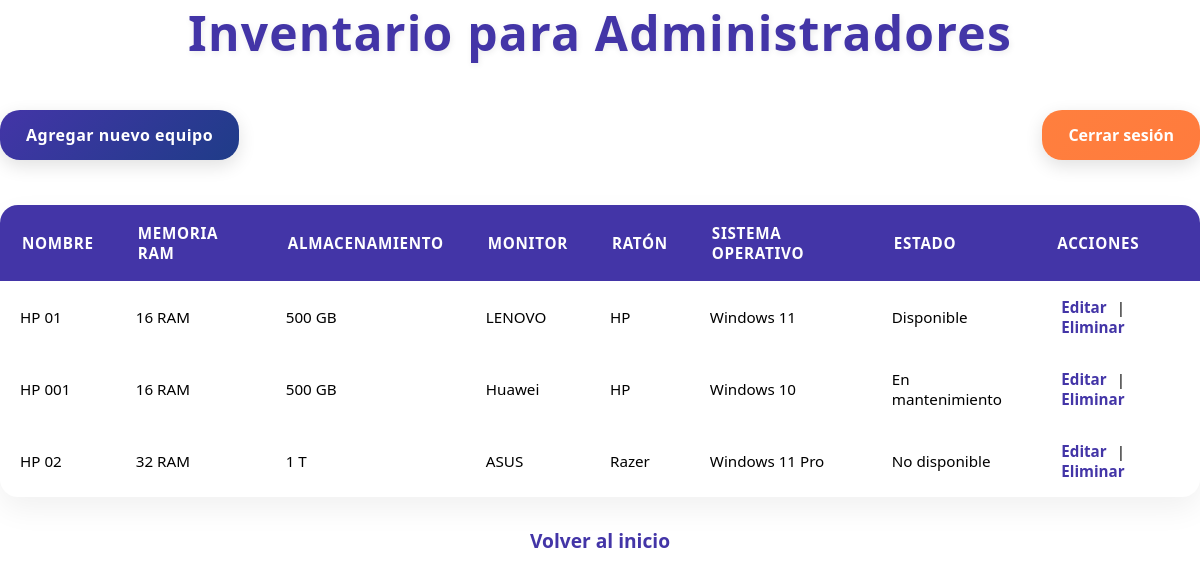
The app's page /inventario_admin/ (signed in), older data.
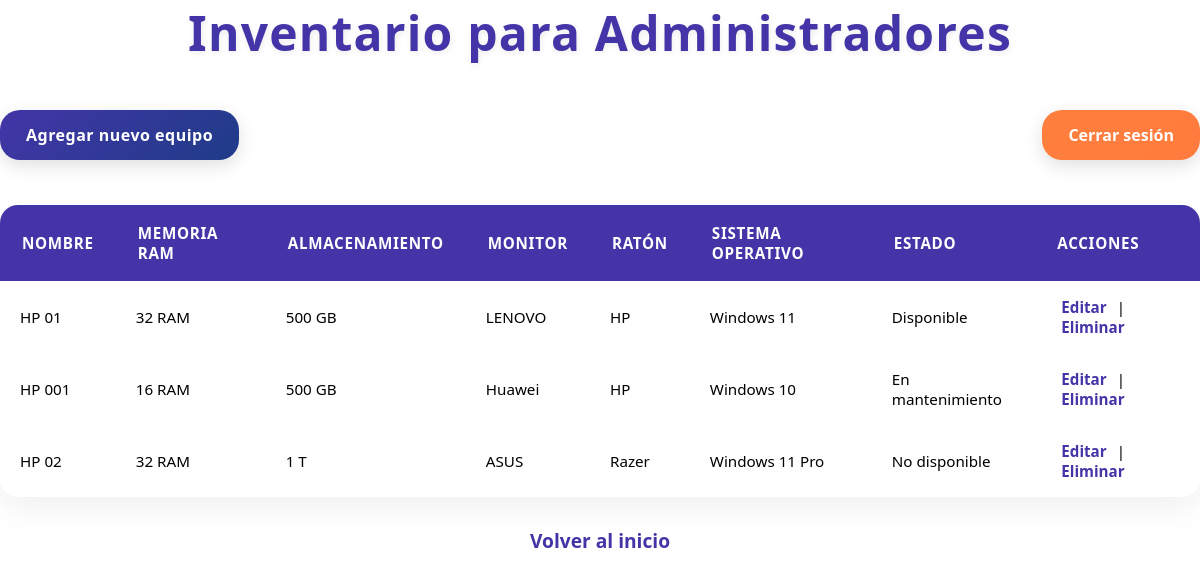
The same page, newer data.
### equipos/models.py (models this page shows, shortened)
class Equipo(models.Model):
    nombre = models.CharField(max_length=100)
    memoria_ram = models.CharField(max_length=50)
    almacenamiento = models.CharField(max_length=50)
    monitor = models.CharField(max_length=100)
    raton = models.CharField(max_length=100)
    sistema_operativo = models.CharField(max_length=100)
    estado = models.CharField(max_length=20, choices=ESTADO_CHOICES, default='disponible')

### equipos/views.py (the view)
# urls.py: path('inventario_admin/', views.inventario_admin, name='inventario_admin'),
@login_required
@permission_required('equipos.view_equipo', raise_exception=True)
def inventario_admin(request):
    equipos = Equipo.objects.all()
    return render(request, 'equipos/inventario_admin.html', {'equipos': equipos})

### equipos/templates/equipos/inventario_admin.html (shortened to what this page needs)
<!DOCTYPE html>
<html>
<head>
    {% load static %}
    <link rel="stylesheet" href="{% static 'css/estilos_vistas.css' %}">
</head>
<body class="page-inventario-admin">
    <h1>Inventario para Administradores</h1>
    <div class="acciones-superiores">
        <a href="{% url 'agregar_equipo' %}" class="btn-agregar">Agregar nuevo equipo</a>
        <form action="{% url 'logout' %}" method="post">
            <button type="submit" class="btn-logout">Cerrar sesión</button>
        </form>
    </div>
    <table>
        <thead>
            <tr>
                <th>Nombre</th>
                <th>Memoria RAM</th>
                <th>Almacenamiento</th>
                <th>Monitor</th>
                <th>Ratón</th>
                <th>Sistema Operativo</th>
                <th>Estado</th>
                <th>Acciones</th>
            </tr>
        </thead>
        <tbody>
            {% for equipo in equipos %}
                <tr>
                    <td>{{ equipo.nombre }}</td>
                    <td>{{ equipo.memoria_ram }}</td>
                    <td>{{ equipo.almacenamiento }}</td>
                    <td>{{ equipo.monitor }}</td>
                    <td>{{ equipo.raton }}</td>
                    <td>{{ equipo.sistema_operativo }}</td>
                    <td>{{ equipo.get_estado_display }}</td>
                    <td>
                        <a href="{% url 'editar_equipo' equipo.id %}" class="link-accion">Editar</a> |
                        <a href="{% url 'eliminar_equipo' equipo.id %}" class="link-accion eliminar">Eliminar</a>
                    </td>
                </tr>
            {% empty %}
                <tr>
                    <td colspan="8">No hay equipos registrados.</td>
                </tr>
            {% endfor %}
        </tbody>
    </table>
    <p><a href="{% url 'inicio' %}" class="link-inicio">Volver al inicio</a></p>
</body>
</html>

Row changes from the older to the newer data that the page shows:
changed Equipo "HP 01": memoria_ram "16 RAM" → "32 RAM"
